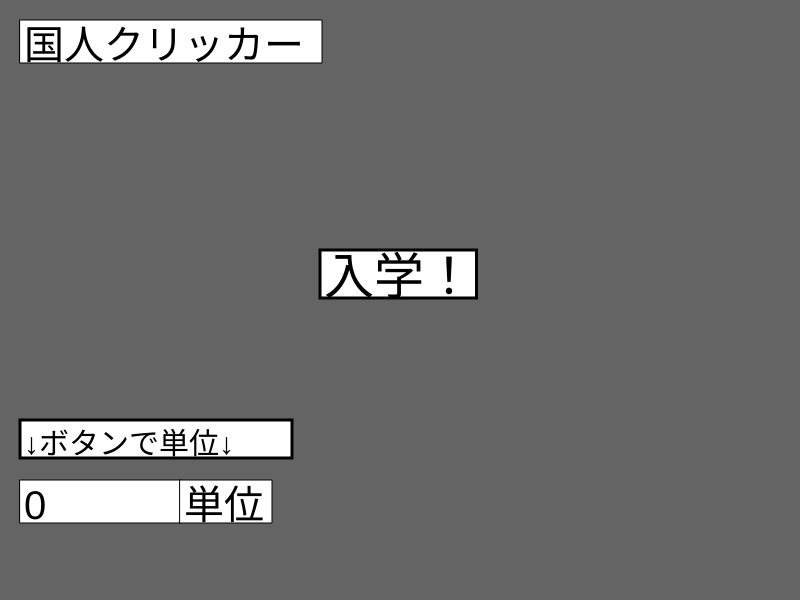
Frame 1 (no input)
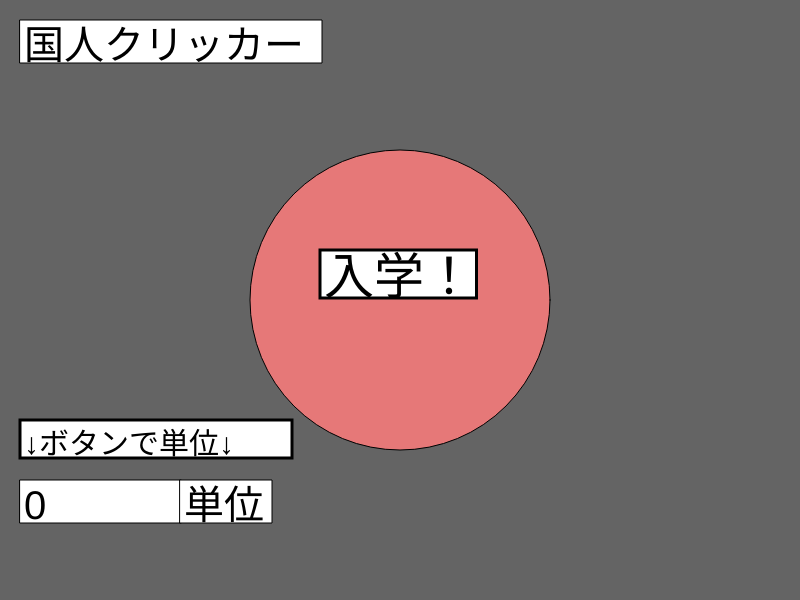
Frame 60 (no input)
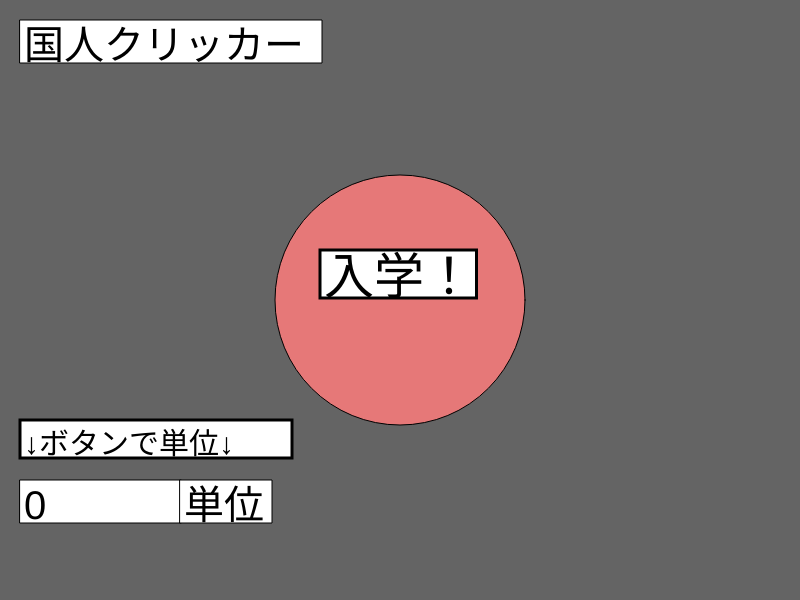
Frame 120 (the mouse pressed at the canvas centre since frame 60)

The p5.js sketch that drew these frames (run headless with seeded random() and noise() and a simulated clock; from frame 60 on, the mouse is pressed at the canvas centre):

// p5.js sketch
// ── sketch.js
// 最終課題を制作しよう
const windowWidth = 800
const windowHeight = 600
let size
let clickpower = 1
let credit = 0
let nextachievement = 1
let nextboostitem = 10
let achievementon = 0
let boostitemon = 0
let boostitemtxt = "学習効率アップ！\nここをクリックで\n取得"
let boostnum
let cookieseal = 0

function setup(){
  createCanvas(windowWidth, windowHeight);

}

function draw(){
  background(100);

  //クッキー
  push()
  fill(230,120,120)
  if(cookieseal == 1){
    fill(128)
  }
  ellipse(windowWidth / 2, windowHeight / 2, size)
  pop()
  if(mouseIsPressed){
    if(mouseX >= 250 && mouseX <= 550){
      if(mouseY >= 150 && mouseY <= 450){
        if(cookieseal == 0){
          size = 250
        }
      }
    }
  }
  else{size = 300}
  //初期画面
  if(credit == 0){
    push()
    strokeWeight(3)
    textBoxja("入学！",320,250,50)
    textBoxja("↓ボタンで単位↓",20,420,30,0)
    pop()
  }

  //常時表示文字UI
  textBoxnum(credit / 40,20,480,40,11)
  textBoxja("単位",180,480,40)
  textBoxja("国人クリッカー",20,20,40)

  //ブーストアイテム表示
  if(credit / 40 == nextboostitem){
    boostitem(nextboostitem)
    cookieseal = 1
  }
  if(boostitemon == 1)
    textBoxbig(boostitemtxt, 540,10,30)

  //アチーブメント、とじるボタン表示
  if(credit / 40 == nextachievement){
    achievement(nextachievement)
  }
  if(achievementon == 1){
    textBoxeng("Achievement!!",550,370,30)
    textBoxbig(achievementexp,550,450,15)
    textBoxja(achievementtxt,550,420,20)
    rect(750,560,50,40)
    push()
    textSize(15)
    text("とじる",750,570,40)
    pop()
  }
}

//クリック関係(クッキー、アチーブメント閉じる、強化アイテム)
function mouseClicked(){
  //クッキー
  if(mouseX >= 250 && mouseX <= 550){
    if(mouseY >= 150 && mouseY <= 450){
      if(cookieseal == 0){
        credit += clickpower
      }
    }
  }
  //アチーブメントとじる
  if(mouseX >=750 && mouseX <= 800){
    if(mouseY >= 560 && mouseY <= 600){
      achievementon = 0
    }
  }
  //ブーストアイテムゲット
  if(mouseX >= 540 && mouseX <= 790){
    if(mouseY >= 10 && mouseY <= 160){
      if(boostitemon == 1){
        boostitemon = 0
        cookieseal = 0
        achievement(boostnum)
      }
    }
  }
}

//ブーストアイテムたち
function boostitem(t){
  boostitemon = 1
  if(t == 10){
    boostnum = "b1"
    nextboostitem = 30
  }
  if(t == 30){
    boostnum = "b2"
    nextboostitem = 70
  }
  if(t == 70){
    boostnum = "b3"
    nextboostitem = 150
  }
}

//アチーブメントたち
function achievement(t){
  achievementon = 1
if(t == 1){
  achievementtxt = "初年次セミナー"
  achievementexp = "内容は2割も頭に入っていない。"
  nextachievement = 2
}
if(t == 2){
  achievementtxt = "実質初めての単位"
  achievementexp = "単位とは自らの手で\n掴みとるものだ......"
  nextachievement = 3
}
if(t == 3){
  achievementtxt = "ドキドキドン一年生"
  achievementexp = "もうそんなガラじゃない。"
  nextachievement = 4
}
if(t == 4){
  achievementtxt = "燃え尽き症候群"
  achievementexp = "思えば受験に受かることだけが\n目的だった......。"
  nextachievement = 5
}
if(t == 5){
  achievementtxt = "言語だけでも"
  achievementexp = "まだ若いのに、お気の毒に..."
  nextachievement = 8
}
if(t == 8){
  achievementtxt = "8 X 16 = 128"
  achievementexp = "なお、太郎君は国人所属とする。\nまた、単位は落とさないものとする。\nさらに、授業以外のイベントはない\nものとする。"
  nextachievement = 10
}
if(t == 10){
  achievementtxt = "ならばボタンで！"
  achievementexp = "クッ●ークリッカーならショップが\nあったんだろうが、残念。\nこちとらプログラミング素人よ"
  nextachievement = 15
}
if(t == 15){
  achievementtxt = "そろそろ1クオーター？"
  achievementexp = "学部や人によってはまだかもね。\nハッ"
  nextachievement = 20
}
if(t == 20){
  achievementtxt = "サークルの新入り"
  achievementexp = "無理難題を押し付けてくる\nメイドインワ●オ「なじめ!」"
  nextachievement = 25
}
if(t == 25){
  achievementtxt = "若葉"
  achievementexp = "「免許取った？」"
  nextachievement = 40
}
if(t == 40){
  achievementtxt = "40 X 3 + 10 = 130"
  achievementexp = "少なくとも、\n計画ではそのはずだった......。"
  nextachievement = 50
}
if(t == 50){
  achievementtxt = "そろそろ1年？"
  achievementexp = "オイ大学生1/4終わったらしいぜ!!\nハッハッ...ハッ...オ゛オエッ!!"
  nextachievement = 60
}
if(t == 60){
  achievementtxt = "オンデマンド消化忘れ"
  achievementexp = "期限が切れた30分後くらいに\nいつも思い出す。\n「ア゜ッ!!」"
  nextachievement = 70
}
if(t == 70){
  achievementtxt = "国人特有のスカスカ時間割"
  achievementexp = "15単位ほど取ったと思ったら、\n半年過ぎていた。オソロシー!!"
  nextachievement = 90
}
if(t == 90){
  achievementtxt = "何でも屋、或いは器用貧乏"
  achievementexp = "「へー国際人間科学部。\nどんな学部なんですか？」"
  nextachievement = 110
}
if(t == 110){
  achievementtxt = "闇堕ち"
  achievementexp = "「単位をとり卒業する」!\nそれだけよ...!\n過程や.....! 方法なぞ....!\nどうでもよいのだァ――――ッ"
  nextachievement = 120
}
if(t == 120){
  achievementtxt = "卒業研究"
  achievementexp = "「まぶしいなァ\n太陽の光がまぶしいなァ\n俺は今から再履修しに行くんだ...\n再履修しに今ちょっと寄ったの」"
  nextachievement = 128
}
if(t == 128){
  achievementtxt = "そろそろ卒業？"
  achievementexp = "学生便覧をしっかり見ておくんだった..."
  nextachievement = 200
}
//ブーストアイテムアチブたち
if(t == "b1"){
  achievementtxt = "学習効率増加！"
  achievementexp = "だんだん勝手がわかってきた。\n1クリックで0.05単位。"
  clickpower = 2
}
if(t == "b2"){
  achievementtxt = "良い意味での「慣れ」"
  achievementexp = "気分はすっかり大学生。\n1クリックで0.1単位。"
  clickpower = 4
}
if(t == "b3"){
  achievementtxt = "悪い意味での「慣れ」"
  achievementexp = "45時間も家庭学習するヤツいるの？\n1クリックで0.25単位。"
  clickpower = 10
}
}

//テキストボックスたち
function textBoxnum(t, bx, by, tsize, ltrs){
  let w = textWidth(t);
  let h = textAscent() + textDescent();
  let p = 4
  push()
    fill(255)
    rect(bx, by, w + tsize * ltrs / 3 + p * 2, h + tsize / 2 + p * 2);
    fill(0);
    textSize(tsize)
    text(t, bx + p, by + h + tsize / 2 + p);
  pop()
}

function textBoxeng(t, bx, by, tsize){
    let w = textWidth(t);
    let h = textAscent() + textDescent();
    let p = 4
    let txt = t
    let ltrs = txt.length
    push()
      fill(255)
      rect(bx, by, w + tsize * ltrs / 3 + p * 2, h + tsize / 2 + p * 2);
      fill(0);
      textSize(tsize)
      text(t, bx + p, by + h + tsize / 2 + p);
    pop()
  }
  
  function textBoxja(t, bx, by, tsize){
    let w = textWidth(t);
    let h = textAscent() + textDescent();
    let p = 4
    let txt = t
    let ltrs = txt.length
    push()
      fill(255)
      rect(bx, by, w + tsize * ltrs * 3 / 4 + p * 2, h + tsize / 2 + p * 2);
      fill(0);
      textSize(tsize)
      text(t, bx + p, by + h + tsize / 2 + p);
    pop()
  }

  function textBoxbig(t, bx, by, tsize){
    let w = textWidth(t);
    let h = textAscent() + textDescent();
    let p = 4
    let txt = t
    let ltrs = txt.length
    push()
      fill(255)
      rect(bx, by, 250, 150);
      fill(0);
      textSize(tsize)
      text(t, bx + p, by + h + tsize / 2 + p);
    pop()
  }
  
function windowResized(){
  resizeCanvas(windowWidth, windowHeight);
}
